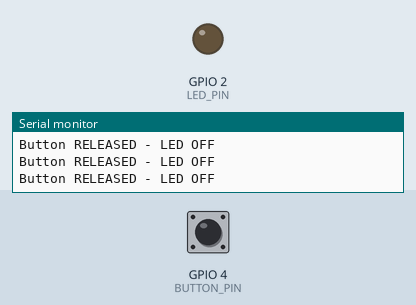
This sketch was run on a simulated ESP32. Parts: output pins drawn as LEDs (lit = HIGH), the last lines printed to the serial monitor. Inputs (shaded band) come from the test bench; at power-on: GPIO 4 (BUTTON_PIN) HIGH.

Above: at 1.2 s.
1.3 s: GPIO 4 (BUTTON_PIN) pulled LOW for 0.15 s
At 1.38 s:
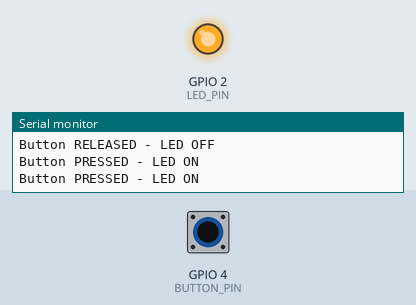
2.9 s: GPIO 4 (BUTTON_PIN) pulled LOW for 3.2 s
At 7.1 s:
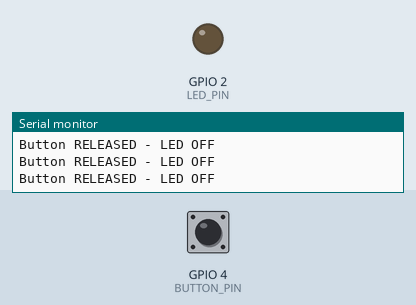
Timing chart, 0 to 8.6 s (numbered marks = the images above; inputs shaded):
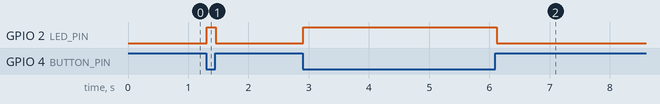

Measured:
- after the input at 1.3 s, GPIO 2 (LED_PIN): LOW → HIGH at once, → LOW 0.15 s later
- after the input at 2.9 s, GPIO 2 (LED_PIN): LOW → HIGH at once, → LOW 3.2 s later

The sketch:

02_button.ino
```cpp
/*
 * ESP32 Arduino 入门例程 02: 按钮控制
 *
 * 功能：按下按钮点亮 LED
 * 硬件：ESP32 + 按钮 + LED
 *
 * 接线：
 * 按钮：GPIO 4 ↔ GND
 * LED:   GPIO 2 ↔ 220Ω电阻 ↔ GND
 */

#define BUTTON_PIN 4
#define LED_PIN    2

void setup() {
  pinMode(BUTTON_PIN, INPUT_PULLUP);  // 上拉输入
  pinMode(LED_PIN, OUTPUT);
  Serial.begin(115200);
  Serial.println("Button Control Starting...");
}

void loop() {
  int buttonState = digitalRead(BUTTON_PIN);

  if(buttonState == LOW) {  // 按钮按下（接地）
    digitalWrite(LED_PIN, HIGH);
    Serial.println("Button PRESSED - LED ON");
  } else {
    digitalWrite(LED_PIN, LOW);
    Serial.println("Button RELEASED - LED OFF");
  }

  delay(50);  // 消抖
}
```
